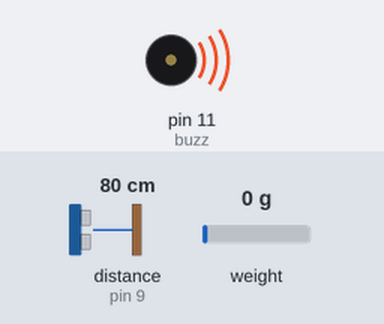
A sketch run on a simulated Arduino Uno, built with avr-gcc and run on an emulated ATmega328P. On the bench: buzzer (waves = sounding, pin HIGH). Wiring (inferred from the names in the program): ultrasonic range finder: trigger pin 10; echo pin 9. Inputs (shaded band) come from the test bench; at power-on: distance to the obstacle (sensor on pin 9) 80 cm, weight on the scale 0 g. The echo pulse lasts 58.3 µs per cm; the ROS host is connected and sends only what is stated; pins used as bus, display or sensor lines are not drawn; what the sketch prints to the serial monitor is not drawn.

Above: at 1.2 s.
1.3 s: distance to the obstacle (sensor on pin 9) set to 2 cm
At 2.5 s:
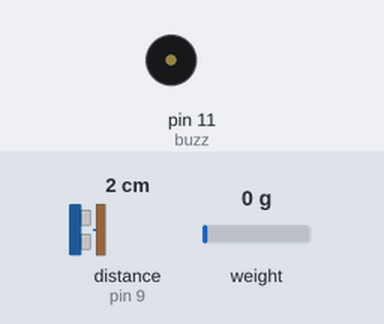
2.8 s: distance to the obstacle (sensor on pin 9) set to 18 cm
At 3.4 s:
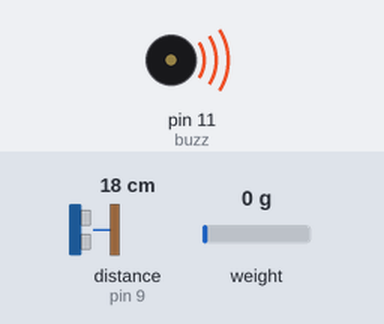
4.4 s: distance to the obstacle (sensor on pin 9) set to 4 cm
At 5.7 s:
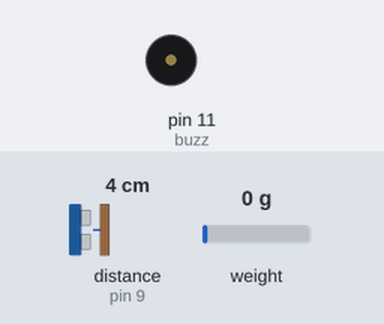
Timing chart, 0 to 7.4 s (numbered marks = the images above; inputs shaded):
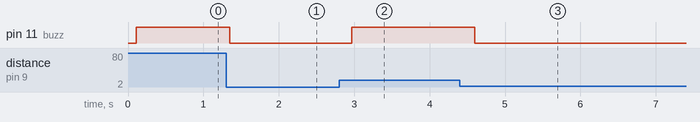

Measured:
- after the input at 1.3 s, pin 11 (buzz): HIGH → LOW after 0.05 s
- after the input at 2.8 s, pin 11 (buzz): LOW → HIGH after 0.17 s
- after the input at 4.4 s, pin 11 (buzz): HIGH → LOW after 0.20 s

The sketch:

Pioneer.ino
```cpp
#include "HX711.h"
#include "ros.h"
#include "std_msgs/Float64.h"

ros::NodeHandle nh;

std_msgs::Float64 data;

ros::Publisher pub("/peso", &data);

//variables
//sensor seguridad
  int trig = 10;
  int eco = 9;
  int buzz = 11;
  int duracion;
  int distancia;

//peso
const int LOADCELL_DOUT_PIN = 4;
const int LOADCELL_SCK_PIN = 5;
HX711 scale;
//
void setup() {
  nh.initNode();
  nh.advertise(pub);

  //setup sensor de seguridad
  pinMode(trig, OUTPUT);
  pinMode(eco, INPUT);
  pinMode(buzz, OUTPUT);
  //

  //peso
  Serial.begin(57600);
  scale.begin(LOADCELL_DOUT_PIN, LOADCELL_SCK_PIN);
  //
}

void loop() {
    //peso
    if (scale.is_ready()) {
    float reading = scale.read();
    data.data=reading;
    Serial.print("HX711 reading: ");
    Serial.println(reading);
    } else {
    Serial.println("HX711 not found.");
    }
    //

    //seguridad
    digitalWrite(trig,HIGH);
    delay(1);
    digitalWrite(trig,LOW);
    duracion=pulseIn(eco,HIGH);
    distancia=duracion/58.2;
    if (distancia>15){
    digitalWrite(buzz,HIGH);
    } else {
    digitalWrite(buzz,LOW);
    }
    //
    pub.publish(&data);
    delay(100);
    nh.spinOnce();
}
```
